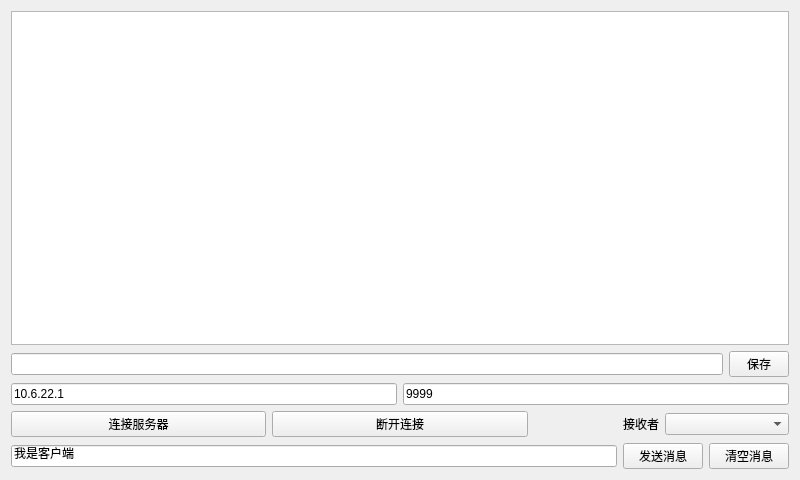
<?xml version="1.0" encoding="UTF-8"?>
<ui version="4.0">
 <class>Widget</class>
 <widget class="QWidget" name="Widget">
  <property name="geometry">
   <rect>
    <x>0</x>
    <y>0</y>
    <width>800</width>
    <height>480</height>
   </rect>
  </property>
  <property name="windowTitle">
   <string>Widget</string>
  </property>
  <layout class="QGridLayout" name="gridLayout">
   <item row="0" column="0" colspan="3">
    <widget class="QTextBrowser" name="textBrowser"/>
   </item>
   <item row="1" column="0" colspan="3">
    <layout class="QHBoxLayout" name="horizontalLayout_4">
     <item>
      <widget class="QLineEdit" name="lineEdit_4">
       <property name="text">
        <string/>
       </property>
      </widget>
     </item>
     <item>
      <widget class="QPushButton" name="pushButton_4">
       <property name="sizePolicy">
        <sizepolicy hsizetype="Fixed" vsizetype="Fixed">
         <horstretch>0</horstretch>
         <verstretch>0</verstretch>
        </sizepolicy>
       </property>
       <property name="minimumSize">
        <size>
         <width>60</width>
         <height>0</height>
        </size>
       </property>
       <property name="maximumSize">
        <size>
         <width>60</width>
         <height>16777215</height>
        </size>
       </property>
       <property name="text">
        <string>保存</string>
       </property>
      </widget>
     </item>
    </layout>
   </item>
   <item row="2" column="0" colspan="3">
    <layout class="QHBoxLayout" name="horizontalLayout_3">
     <item>
      <widget class="QLineEdit" name="lineEdit_2">
       <property name="text">
        <string>10.6.22.1</string>
       </property>
      </widget>
     </item>
     <item>
      <widget class="QLineEdit" name="lineEdit_3">
       <property name="text">
        <string>9999</string>
       </property>
      </widget>
     </item>
    </layout>
   </item>
   <item row="3" column="0">
    <widget class="QPushButton" name="pushButton">
     <property name="text">
      <string>连接服务器</string>
     </property>
     <property name="checkable">
      <bool>true</bool>
     </property>
    </widget>
   </item>
   <item row="3" column="1">
    <widget class="QPushButton" name="pushButton_2">
     <property name="text">
      <string>断开连接</string>
     </property>
     <property name="checkable">
      <bool>true</bool>
     </property>
     <property name="checked">
      <bool>false</bool>
     </property>
    </widget>
   </item>
   <item row="3" column="2">
    <layout class="QHBoxLayout" name="horizontalLayout">
     <item>
      <widget class="QLabel" name="label">
       <property name="text">
        <string>接收者</string>
       </property>
       <property name="alignment">
        <set>Qt::AlignRight|Qt::AlignTrailing|Qt::AlignVCenter</set>
       </property>
       <property name="textInteractionFlags">
        <set>Qt::LinksAccessibleByMouse</set>
       </property>
      </widget>
     </item>
     <item>
      <widget class="QComboBox" name="comboBox"/>
     </item>
    </layout>
   </item>
   <item row="4" column="0" colspan="3">
    <layout class="QHBoxLayout" name="horizontalLayout_2">
     <item>
      <widget class="QLineEdit" name="lineEdit">
       <property name="text">
        <string>我是客户端</string>
       </property>
      </widget>
     </item>
     <item>
      <widget class="QPushButton" name="pushButton_3">
       <property name="text">
        <string>发送消息</string>
       </property>
      </widget>
     </item>
     <item>
      <widget class="QPushButton" name="pushButton_5">
       <property name="text">
        <string>清空消息</string>
       </property>
      </widget>
     </item>
    </layout>
   </item>
  </layout>
 </widget>
 <resources/>
 <connections/>
</ui>
